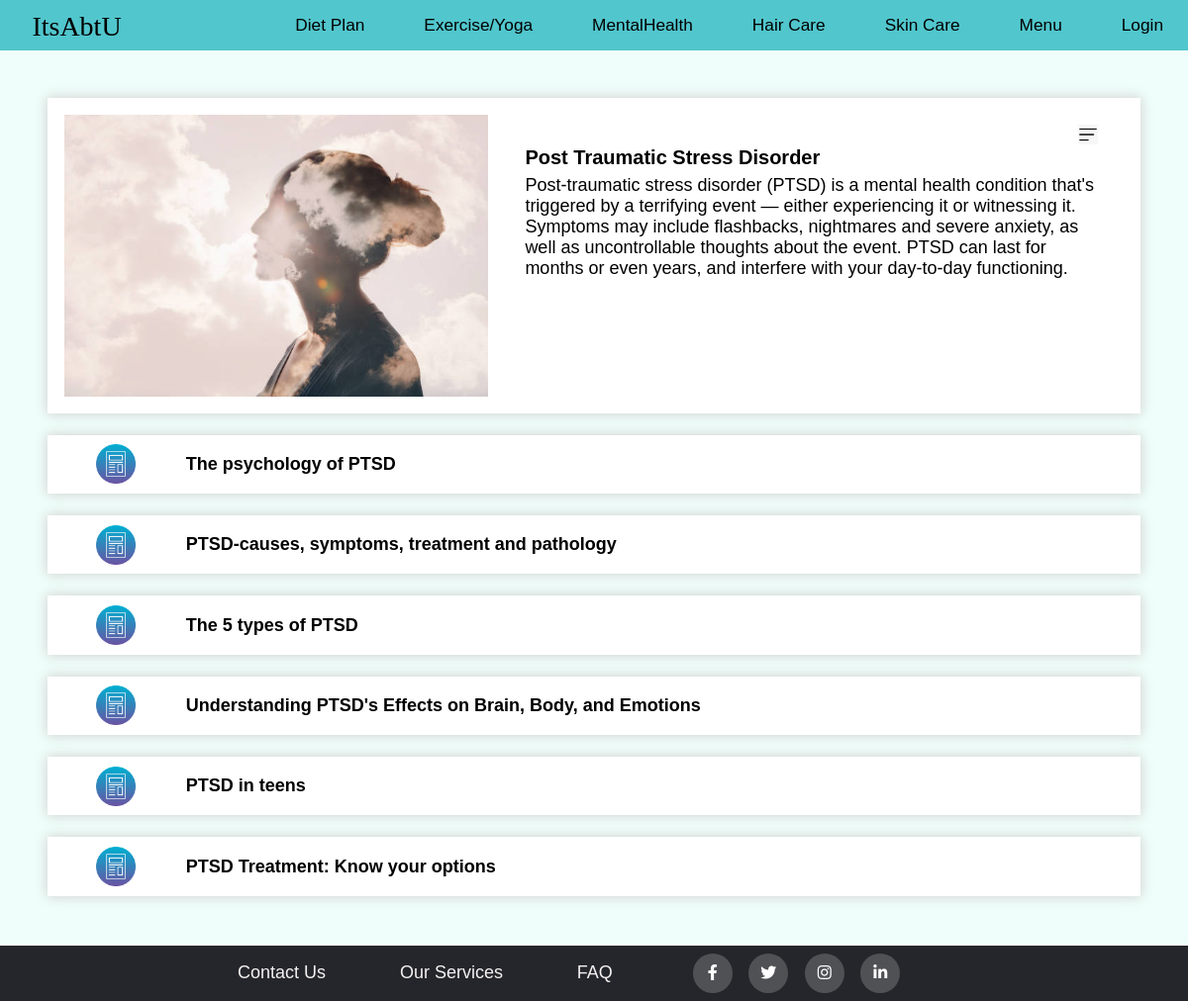
The app's page /mentalhealth_article.php?id=1 with its own data.
### tables this page shows
CREATE TABLE `mental_health` (
  `sno` int(10) NOT NULL,
  `name` varchar(255) NOT NULL,
  `category` varchar(255) NOT NULL,
  `Description` text NOT NULL,
  `image` varchar(255) NOT NULL
);

CREATE TABLE `mentalhealth_playlist` (
  `sno` int(10) NOT NULL,
  `scid` int(10) NOT NULL,
  `name` varchar(255) NOT NULL,
  `language` int(10) NOT NULL,
  `links` varchar(255) NOT NULL
);

### mentalhealth_article.php (the view, shortened to what this page needs)
<!DOCTYPE html>
<html lang="en">
<head>
    <link rel="stylesheet" href="css/image-bar-style.css">
    <link rel="stylesheet" href="css/playlistStyle.css">
    <link rel="stylesheet" href="css/filter.css">
    <link rel="stylesheet" type="text/css" href="https://cdnjs.cloudflare.com/ajax/libs/font-awesome/5.15.1/css/all.min.css">
    <link rel="stylesheet" type="text/css" href="css/footer.css">
</head>
<body>
    <?php
        include('navbar.php');
    ?>
    <?php
            require('connection_login.php');
            $sql="SELECT * FROM mental_health WHERE sno={$_GET['id']}";
            $result=mysqli_query($con,$sql);
    ?>
    <section id="playlist">
        <div class="main-description">
            <?php
            if($result)
            {
                while($datarow=mysqli_fetch_assoc($result))
                {
            ?>
                <img src="images/<?php echo $datarow['image']; ?>" alt="">
            <div class="desc">
                <h3><?php echo $datarow['name']; ?></h3>
                <div class="dropdown">
                    <img class="dropbtn" src="images/icons/hamburger.jpeg" alt="" />
                </div>
                <p><?php echo $datarow['Description']; ?></p>
            </div>
        </div>
                <?php
                }
            }
                $sql="SELECT  p.name, p.links FROM mental_health s JOIN mentalhealth_playlist p ON s.sno = p.scid WHERE p.scid = '{$_GET['id']} ' ";
                $result=mysqli_query($con,$sql);
                if($result){
                    if(mysqli_num_rows($result)>0){
                        while($datarow=mysqli_fetch_assoc($result))
                    {
                        ?>
                        <div id="playlist-content">
                            <a href="<?php echo $datarow['links'] ; ?>">
                                <div class="block">
                                    <img src="images/icons/articlef.png" alt="">
                                        <p><?php echo $datarow['name'] ;?></p>
                                </div></a>
                        </div>
                        <?php
                    }
                    }
                }
             ?>
    </section>
    <footer class="footer">
    <div class="container">
        <div class="row">
            <div class="footer-col">
                <ul>
                    <li><a href="contactus.php">Contact Us</a></li>
                </ul>
            </div>
            <div class="footer-col">
             <ul>
                 <li><a href="otherS.php">Our Services</a></li>
             </ul>
         </div>
            <div class="footer-col">
                <ul>
                    <li><a href="faq.php">FAQ</a></li>
                </ul>
            </div>
            <div class="footer-col">
                <div class="social-links">
                    <a href="#"><i class="fab fa-facebook-f"></i></a>
                    <a href="#"><i class="fab fa-twitter"></i></a>
                    <a href="#"><i class="fab fa-instagram"></i></a>
                    <a href="#"><i class="fab fa-linkedin-in"></i></a>
                </div>
            </div>
        </div>
    </div>
    </footer>
</body>
</html>

### css/image-bar-style.css (style rules this page uses)
* { font-family: 'Mukta', sans-serif; }
* { margin: 0; padding: 0; }

### css/playlistStyle.css (style rules this page uses)
#playlist { padding: 30px; padding: 4%; background-color: #c5f9ee47; }
.main-description { background-color: white; display: flex; flex-direction: row; gap: 1.5%; padding: 1.5%; box-shadow: 0px 0px 12px 1px lightgray; }
.main-description img { width: 40%; }
.main-description .desc { padding: 1% 2%; }
.main-description .desc h3 { width: 95%; display: inline-block; padding-bottom: 1%; font-size: 20px; }
.main-description .desc img { width: 20px; margin-bottom: 20px; }
.main-description .desc p { font-size: 18px; }
#playlist-content { background-color: white; margin-top: 2%; display: flex; flex-direction: column; gap: 1.5%; padding: 0.5%; box-shadow: 0px 0px 12px 1px lightgray; }
#playlist-content a { text-decoration: none; color: black; }
#playlist-content .block { display: flex; flex-direction: row; justify-content: flex-start; gap: 5%; align-items: center; padding: 4px 4%; }
#playlist-content .block img { width: 4%; }
#playlist-content .block p { font-size: 18px; font-weight: 600; }
.dropbtn { cursor: pointer; }
.dropdown { position: relative; display: inline-block; }

### css/filter.css (style rules this page uses)
* { box-sizing: border-box; }
.row:after { content: ""; display: table; clear: both; }

### css/footer.css (style rules this page uses)
.container { max-width: 70%; margin:auto; }
.row { display: flex; flex-wrap: wrap; align-items:center; justify-content: space-evenly; }
ul { list-style: none; }
.footer { background-color: #56C6CD; background-color: #24262b; padding: 2px 0; margin-top: 2px; }
.footer-col { padding: 0 15px; }
.footer-col ul li a { font-size: 18px; text-transform: capitalize; color: #ffffff; text-decoration: none; font-weight: 300; color: #000000; color: #f6f1f1; display: block; transition: text-decoration 0.3s ease; }
.footer-col .social-links a { display: inline-block; height: 40px; width: 40px; background-color: rgba(255,255,255,0.2); margin:0 10px 10px 0; margin: 6px; text-align: center; line-height: 40px; border-radius: 50%; color: #ffffff; transition: all 0.5s ease; }

### records on screen
mental_health: image (picture), name "Post Traumatic Stress Disorder", Description "Post-traumatic stress disorder (PTSD) is a mental health condition that's triggered by a terrifying event — either experiencing it or witnessing it. Symptoms may include flashbacks, nightmares and severe anxiety, as well as uncontrollable thoughts about the event. PTSD can last for months or even years, and interfere with your day-to-day functioning."
mentalhealth_playlist: name "The psychology of PTSD"
mentalhealth_playlist: name "PTSD-causes, symptoms, treatment and pathology"
mentalhealth_playlist: name "The 5 types of PTSD"
mentalhealth_playlist: name "Understanding PTSD's Effects on Brain, Body, and Emotions"
mentalhealth_playlist: name "PTSD in teens"
mentalhealth_playlist: name "PTSD Treatment: Know your options"
